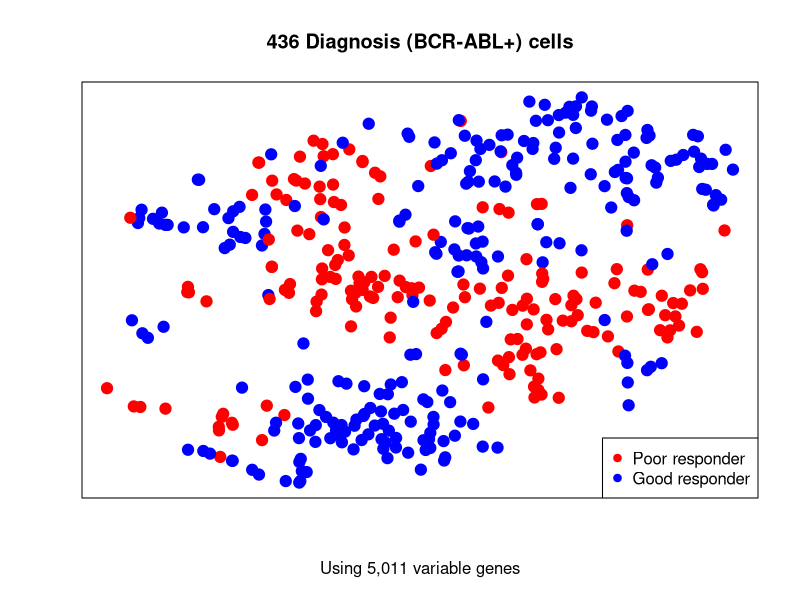

The R script that drew this image:
###############################################################################
#Author: Supat Thongjuea, MRC Molecular Haematology Unit, Weatherall Institute of Molecular Medicine, University of Oxford, UK 
#Contact email : supat.thongjuea@ndcls.ox.ac.uk or supat.thongjuea@gmail.com
#Maintainer: Supat Thongjuea and Alice Giustacchini
#Title: Single-cell Transcriptomics Uncovers Distinct and Clinically Predictive Molecular Signatures of Stem Cells in Chronic Myeloid Leukemia
#Journal : Nature Medicine
#Year : 2017
###############################################################################
#This R script is used to generate Fig_4a.####################################
###############################################################################
my.dat<-read.delim("tSNE_Diagnosis+_good_vs_poor_perplexity20.Result.txt",header=T)
my.dat<-subset(my.dat,Responder=="good" | Responder=="poor")

my.dat$my.color<-"red"
my.dat$my.color[my.dat$Responder=="good"]<-"blue"

################save data matrix to a file######################################
#write.table(my.dat[c("Cell","Dim1","Dim2","BCR_ABL","Responder")],
#		file="Fig_S11.data.matrix.txt",append=FALSE, sep="\t", 
#		quote=FALSE,row.names=FALSE, col.names=TRUE)


pdf(file="Fig_4a.pdf", width=7, height=7, onefile=T, bg="transparent",fonts = NULL,useDingbats=FALSE)
plot(my.dat$Dim1,my.dat$Dim2,
		xlab = "Using 5,011 variable genes",
		ylab = "",
		main="436 Diagnosis (BCR-ABL+) cells",col = my.dat$my.color,cex=1.5,pch=19,yaxt='n',xaxt='n')

legend("bottomright",c("Poor responder","Good responder"),col=c("red","blue"),pch=c(19),cex=1)
###############################################################################
dev.off()
